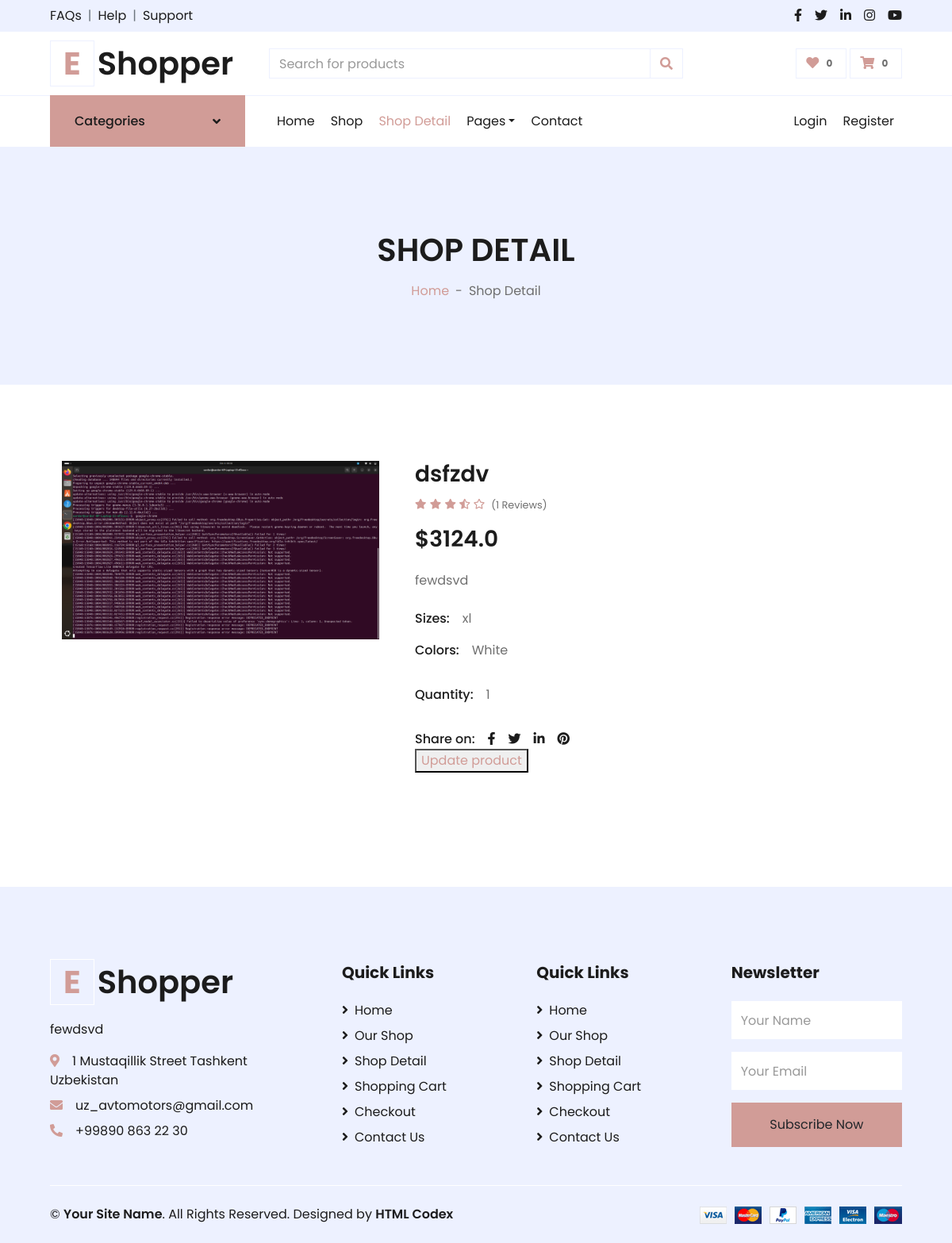
/product-details/8, run on the app's committed database.
### app/models.py (models this page shows)
class Product(models.Model):
    class ChoiceSize(models.TextChoices):
        XS = 'xs'
        X = 'x'
        M = 'm'
        L = 'l'
        XL = 'xl'
    class ChoiceColor(models.TextChoices):
        BLACK = 'Black'
        WHITE = 'White'
        RED = 'Red'
        BLUE = 'Blue'
        GREEN = 'Green'
    image = models.ImageField(upload_to='product/')
    title = models.CharField(max_length=155)
    review = models.IntegerField(default=1, null=True, blank=True)
    price = models.FloatField()
    text = models.TextField()
    choice = models.CharField(max_length=55, choices=ChoiceSize.choices, default=ChoiceSize.XL)
    color = models.CharField(max_length=25, choices=ChoiceColor.choices, default=ChoiceColor.WHITE)
    quantity = models.IntegerField(default=1)
    category = models.ForeignKey('app.Category', on_delete=models.CASCADE)

### app/views.py (the view)
# urls.py: path('product-details/<int:product_id>', product_details, name='shop-details'),
def product_details(request, product_id):
    product = Product.objects.filter(id=product_id).first()
    context = {
        'product': product
    }
    return render(request, 'app/product_details.html', context)

### templates/app/product_details.html (shortened to what this page needs)
{% load static %}
<!DOCTYPE html>
<html lang="en">
<head>
    <link href="https://cdnjs.cloudflare.com/ajax/libs/font-awesome/5.10.0/css/all.min.css" rel="stylesheet">
    <link href="owlcarousel/assets/owl.carousel.min.css" rel="stylesheet">
    <link href="{% static 'css/style.css' %}" rel="stylesheet">
</head>
<body>
    <div class="container-fluid">
        <div class="row bg-secondary py-2 px-xl-5">
            <div class="col-lg-6 d-none d-lg-block">
                <div class="d-inline-flex align-items-center">
                    <a class="text-dark" href="">FAQs</a>
                    <span class="text-muted px-2">|</span>
                    <a class="text-dark" href="">Help</a>
                    <span class="text-muted px-2">|</span>
                    <a class="text-dark" href="">Support</a>
                </div>
            </div>
            <div class="col-lg-6 text-center text-lg-right">
                <div class="d-inline-flex align-items-center">
                    <a class="text-dark px-2" href="">
                        <i class="fab fa-facebook-f"></i>
                    </a>
                    <a class="text-dark px-2" href="">
                        <i class="fab fa-twitter"></i>
                    </a>
                    <a class="text-dark px-2" href="">
                        <i class="fab fa-linkedin-in"></i>
                    </a>
                    <a class="text-dark px-2" href="">
                        <i class="fab fa-instagram"></i>
                    </a>
                    <a class="text-dark pl-2" href="">
                        <i class="fab fa-youtube"></i>
                    </a>
                </div>
            </div>
        </div>
        <div class="row align-items-center py-3 px-xl-5">
            <div class="col-lg-3 d-none d-lg-block">
                <a href="" class="text-decoration-none">
                    <h1 class="m-0 display-5 font-weight-semi-bold"><span class="text-primary font-weight-bold border px-3 mr-1">E</span>Shopper</h1>
                </a>
            </div>
            <div class="col-lg-6 col-6 text-left">
                <form action="">
                    <div class="input-group">
                        <input type="text" class="form-control" placeholder="Search for products">
                        <div class="input-group-append">
                            <span class="input-group-text bg-transparent text-primary">
                                <i class="fa fa-search"></i>
                            </span>
                        </div>
                    </div>
                </form>
            </div>
            <div class="col-lg-3 col-6 text-right">
                <a href="" class="btn border">
                    <i class="fas fa-heart text-primary"></i>
                    <span class="badge">0</span>
                </a>
                <a href="" class="btn border">
                    <i class="fas fa-shopping-cart text-primary"></i>
                    <span class="badge">0</span>
                </a>
            </div>
        </div>
    </div>
    <div class="container-fluid">
        <div class="row border-top px-xl-5">
            <div class="col-lg-3 d-none d-lg-block">
                <a class="btn shadow-none d-flex align-items-center justify-content-between bg-primary text-white w-100" data-toggle="collapse" href="#navbar-vertical" style="height: 65px; margin-top: -1px; padding: 0 30px;">
                    <h6 class="m-0">Categories</h6>
                    <i class="fa fa-angle-down text-dark"></i>
                </a>
            </div>
            <div class="col-lg-9">
                <nav class="navbar navbar-expand-lg bg-light navbar-light py-3 py-lg-0 px-0">
                    <div class="collapse navbar-collapse justify-content-between" id="navbarCollapse">
                        <div class="navbar-nav mr-auto py-0">
                            <a href="{% url 'index' %}" class="nav-item nav-link">Home</a>
                            <a href="{% url 'shop' %}" class="nav-item nav-link">Shop</a>
                            <a href="{% url 'shop-details' product.id %}" class="nav-item nav-link active">Shop Detail</a>
                            <div class="nav-item dropdown">
                                <a href="#" class="nav-link dropdown-toggle" data-toggle="dropdown">Pages</a>
                            </div>
                            <a href="{% url 'contact' %}" class="nav-item nav-link">Contact</a>
                        </div>
                        <div class="navbar-nav ml-auto py-0">
                            <a href="" class="nav-item nav-link">Login</a>
                            <a href="" class="nav-item nav-link">Register</a>
                        </div>
                    </div>
                </nav>
            </div>
        </div>
    </div>
    <div class="container-fluid bg-secondary mb-5">
        <div class="d-flex flex-column align-items-center justify-content-center" style="min-height: 300px">
            <h1 class="font-weight-semi-bold text-uppercase mb-3">Shop Detail</h1>
            <div class="d-inline-flex">
                <p class="m-0"><a href="">Home</a></p>
                <p class="m-0 px-2">-</p>
                <p class="m-0">Shop Detail</p>
            </div>
        </div>
    </div>
    <div class="container-fluid py-5">
        <div class="row px-xl-5">
            <div class="col-lg-5 pb-5">
                <div class="col-lg-12">
                    <img class="w-100 h-100" src="{{ product.image.url }}" alt="Image">
                </div>
            </div>
            <div class="col-lg-7 pb-5">
                <h3 class="font-weight-semi-bold">{{ product.title }}</h3>
                <div class="d-flex mb-3">
                    <div class="text-primary mr-2">
                        <small class="fas fa-star"></small>
                        <small class="fas fa-star"></small>
                        <small class="fas fa-star"></small>
                        <small class="fas fa-star-half-alt"></small>
                        <small class="far fa-star"></small>
                    </div>
                    <small class="pt-1">({{ product.review }} Reviews)</small>
                </div>
                <h3 class="font-weight-semi-bold mb-4">${{ product.price }}</h3>
                <p class="mb-4">{{ product.text }}</p>
                <div class="d-flex mb-3">
                    <p class="text-dark font-weight-medium mb-0 mr-3">Sizes:</p>
                    {{ product.choice }}
                </div>
                <div class="d-flex mb-4">
                    <p class="text-dark font-weight-medium mb-0 mr-3">Colors:</p>
                    {{ product.color }}
                </div>
                <div class="d-flex align-items-center mb-4 pt-2">
                    <div class="input-group quantity mr-3" style="width: 130px;">
                        <p class="text-dark font-weight-medium mb-0 mr-3">Quantity:</p>
                        {{ product.quantity }}
                    </div>
                </div>
                <div class="d-flex pt-2">
                    <p class="text-dark font-weight-medium mb-0 mr-2">Share on:</p>
                    <div class="d-inline-flex">
                        <a class="text-dark px-2" href="">
                            <i class="fab fa-facebook-f"></i>
                        </a>
                        <a class="text-dark px-2" href="">
                            <i class="fab fa-twitter"></i>
                        </a>
                        <a class="text-dark px-2" href="">
                            <i class="fab fa-linkedin-in"></i>
                        </a>
                        <a class="text-dark px-2" href="">
                            <i class="fab fa-pinterest"></i>
                        </a>
                    </div>
                </div>
                  <button><a href="{% url 'update-product' product.id %}">Update product</a></button>
            </div>
        </div>
    </div>
    <div class="container-fluid bg-secondary text-dark mt-5 pt-5">
        <div class="row px-xl-5 pt-5">
            <div class="col-lg-4 col-md-12 mb-5 pr-3 pr-xl-5">
                <a href="" class="text-decoration-none">
                    <h1 class="mb-4 display-5 font-weight-semi-bold"><span class="text-primary font-weight-bold border border-white px-3 mr-1">E</span>Shopper</h1>
                </a>
                <p>{{ product.text }}</p>
                <p class="mb-2"><i class="fa fa-map-marker-alt text-primary mr-3"></i>1 Mustaqillik Street Tashkent Uzbekistan</p>
                <p class="mb-2"><i class="fa fa-envelope text-primary mr-3"></i>uz_avtomotors@gmail.com</p>
                <p class="mb-0"><i class="fa fa-phone-alt text-primary mr-3"></i>+99890 863 22 30</p>
            </div>
            <div class="col-lg-8 col-md-12">
                <div class="row">
                    <div class="col-md-4 mb-5">
                        <h5 class="font-weight-bold text-dark mb-4">Quick Links</h5>
                        <div class="d-flex flex-column justify-content-start">
                            <a class="text-dark mb-2" href="{% url 'index' %}"><i class="fa fa-angle-right mr-2"></i>Home</a>
                            <a class="text-dark mb-2" href="{% url 'shop' %}"><i class="fa fa-angle-right mr-2"></i>Our Shop</a>
                            <a class="text-dark mb-2" href="{% url 'shop-details' product.id %}"><i class="fa fa-angle-right mr-2"></i>Shop Detail</a>
                            <a class="text-dark mb-2" href="{% url 'shopping-cart' %}"><i class="fa fa-angle-right mr-2"></i>Shopping Cart</a>
                            <a class="text-dark mb-2" href="{% url 'checkout' %}"><i class="fa fa-angle-right mr-2"></i>Checkout</a>
                            <a class="text-dark" href="{% url 'contact' %}"><i class="fa fa-angle-right mr-2"></i>Contact Us</a>
                        </div>
                    </div>
                    <div class="col-md-4 mb-5">
                        <h5 class="font-weight-bold text-dark mb-4">Quick Links</h5>
                        <div class="d-flex flex-column justify-content-start">
                            <a class="text-dark mb-2" href="{% url 'index' %}"><i class="fa fa-angle-right mr-2"></i>Home</a>
                            <a class="text-dark mb-2" href="{% url 'shop' %}"><i class="fa fa-angle-right mr-2"></i>Our Shop</a>
                            <a class="text-dark mb-2" href="{% url 'shop-details' product.id %}"><i class="fa fa-angle-right mr-2"></i>Shop Detail</a>
                            <a class="text-dark mb-2" href="{% url 'shopping-cart' %}"><i class="fa fa-angle-right mr-2"></i>Shopping Cart</a>
                            <a class="text-dark mb-2" href="{% url 'checkout' %}"><i class="fa fa-angle-right mr-2"></i>Checkout</a>
                            <a class="text-dark" href="{% url 'contact' %}"><i class="fa fa-angle-right mr-2"></i>Contact Us</a>
                        </div>
                    </div>
                    <div class="col-md-4 mb-5">
                        <h5 class="font-weight-bold text-dark mb-4">Newsletter</h5>
                        <form action="">
                            <div class="form-group">
                                <input type="text" class="form-control border-0 py-4" placeholder="Your Name" required="required" />
                            </div>
                            <div class="form-group">
                                <input type="email" class="form-control border-0 py-4" placeholder="Your Email"
                                    required="required" />
                            </div>
                            <div>
                                <button class="btn btn-primary btn-block border-0 py-3" type="submit">Subscribe Now</button>
                            </div>
                        </form>
                    </div>
                </div>
            </div>
        </div>
        <div class="row border-top border-light mx-xl-5 py-4">
            <div class="col-md-6 px-xl-0">
                <p class="mb-md-0 text-center text-md-left text-dark">
                    &copy; <a class="text-dark font-weight-semi-bold" href="#">Your Site Name</a>. All Rights Reserved. Designed
                    by
                    <a class="text-dark font-weight-semi-bold" href="https://htmlcodex.com">HTML Codex</a>
                </p>
            </div>
            <div class="col-md-6 px-xl-0 text-center text-md-right">
                <img class="img-fluid" src="{% static 'img/payments.png' %}" alt="">
            </div>
        </div>
    </div>
</body>
</html>

### data on the page
Product: image (picture), title "dsfzdv", review "1", price "3124.0", text "fewdsvd", choice "xl", color "White", quantity "1"
